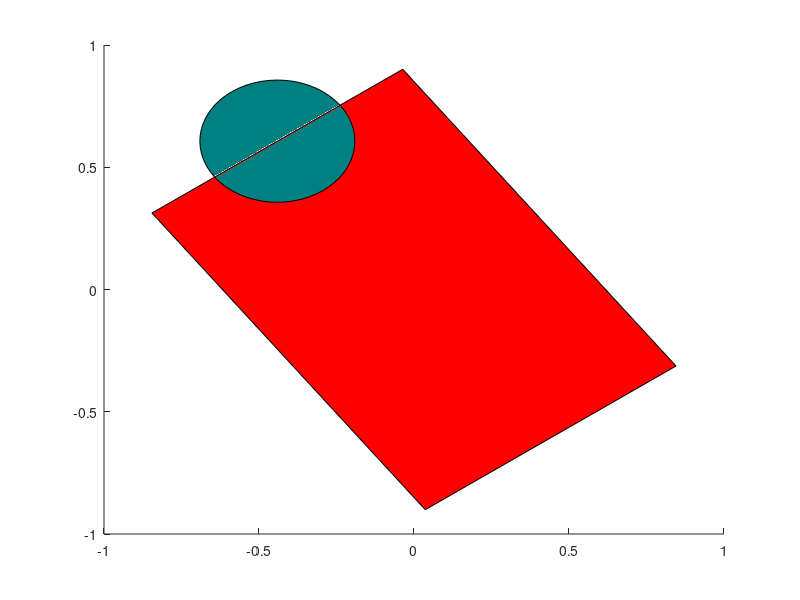

Recreate this plot in MATLAB.
% robot_init_15.m
% 2015 Robot Model Init
%
% Created August 1, 2015 - Andrew Gurik & Chris Gerth
% 

% robot config
% this is only set up for tank drive
%
% Basic robot model:
%
%             FRONT
%         |-------------|  <
%         |             |   |
%         |             |   | half height     
%         |  ^       ^  |   |      
%         |  |   O   |  |  <      
%         | LDM     RDM |         
%         |             |  
%         |             |  
%         |-------------| 
%
%                 ^--^
%                 motor width
% 
%                 ^-----^
%                 half width
%             
%                 ^ +X direction
%                 |
%              <--+
%              +Y Direction
%             
%             
%         
robot_config = ...
struct  (
        %Drivetrain config
        'gear_ratio',           [1/12, 1/8],...     % gear ratio of the drivetrain [low, high]
        'encoder_ratio',        [1/12, 1/8],...     % ratio of the gearbox from the motor to the encoder [low, high]
        'wheel_diameter',       6 * 0.0254,...      % drive wheel diameter (meters)
        'drive_motors_per_side', 2,...              % number of motors per side of drivetrain
        'motor_width',          0.45,...            % distance from robot center to left/right drive wheel sets (m)
        %Wheel-floor interactions
        'coef_fric_kin_wheel_floor_net',   200,...  % net kinetic frictional coefficent for side-to-side motion against wheel's rotational axis
        %Overall physical characteristics
        'weight',               150,...             % robot weight (pounds)
        'half_width',           0.5,...             % distance from robot center to left/right bumpers (m)
        'half_length',          0.75,...            % distance from robot center to front/back bumpers (m)
        %Mechanism config
        'mechanism_motors',     0,...               % total number of mechanism motors
        'scratch',              0
        );
		
robot_state = ...
struct  (
        'linear_accel_x',            0,... % acceleration of the robot in the x direction (m/s)
		'linear_accel_y',            0,... % acceleration of the robot in the y direction (m/s)
        'linear_accel_x_prev',       0,... % acceleration of the robot in the x direction (m/s) from the previous loop
		'linear_accel_y_prev',       0,... % acceleration of the robot in the y direction (m/s) from the previous loop
        'linear_vel_x',              0,... % velocity of the robot in the x direction (m/s)
		'linear_vel_y',              0,... % velocity of the robot in the y direction (m/s)
        'linear_vel_x_prev',         0,... % velocity of the robot in the x direction (m/s) from the previous loop
		'linear_vel_y_prev',         0,... % velocity of the robot in the y direction (m/s) from the previous loop
		'pos_x',                     0,... % position of the robot center point in x (m)
		'pos_y',                     0,... % position of the robot center point in y (m)
        'pos_x_prev',                0,... % position of the robot center point in x (m) from the previous loop
		'pos_y_prev',                0,... % position of the robot center point in y (m) from the previous loop
        'rotational_accel',          0,... % rotational acceleration about the Z axis in radians/s/s
        'rotational_accel_prev',     0,... % rotation acceleration about the Z axis in radians/s/s
        'rotational_vel',            0,... % rotation velocity about the Z axis in radians/s
        'rotational_vel_prev',       0,... % rotation velocity about the Z axis in radians/s
        'rotation',                  pi/5,... % rotation about the Z axis in radians
        'rotation_prev',             pi/5,... % rotation about the Z axis in radians
        'scratch',                   0
        );

% motor workspace
for ii = 1:2+robot_config.mechanism_motors %Left and right drive motors, plus mechanism motors
	motor(ii) = ...
	struct  (
			'speed',        0,...   % motor speed in rad/s
			'torque',       0,...   % motor torque in Nm
			'voltage',      0,...   % motor voltage in Volts
			'scratch',      0
			);
end

%% Initialize Robot Drawing
figure(1);
% draw Robot

%calculate robot drawing verticies
robot_TL_vertex = [robot_state.pos_x, robot_state.pos_y] + [-robot_config.half_width * cos(robot_state.rotation) +  -robot_config.half_length * sin(robot_state.rotation),   robot_config.half_length * cos(robot_state.rotation) + -robot_config.half_width * sin(robot_state.rotation)];
robot_TR_vertex = [robot_state.pos_x, robot_state.pos_y] + [ robot_config.half_width * cos(robot_state.rotation) +  -robot_config.half_length * sin(robot_state.rotation),   robot_config.half_length * cos(robot_state.rotation) +  robot_config.half_width * sin(robot_state.rotation)];
robot_BR_vertex = [robot_state.pos_x, robot_state.pos_y] + [ robot_config.half_width * cos(robot_state.rotation) +   robot_config.half_length * sin(robot_state.rotation),  -robot_config.half_length * cos(robot_state.rotation) +  robot_config.half_width * sin(robot_state.rotation)];
robot_BL_vertex = [robot_state.pos_x, robot_state.pos_y] + [-robot_config.half_width * cos(robot_state.rotation) +   robot_config.half_length * sin(robot_state.rotation),  -robot_config.half_length * cos(robot_state.rotation) + -robot_config.half_width * sin(robot_state.rotation)];
%Calculate a front-of-robot marker location
marker_coords = (robot_TL_vertex + robot_TR_vertex) ./ 2;
marker_radius = 0.5;
%create robot patch drawing object
robot_obj_handle= patch( [ robot_TL_vertex(1) robot_TR_vertex(1) robot_BR_vertex(1) robot_BL_vertex(1) ],[ robot_TL_vertex(2) robot_TR_vertex(2) robot_BR_vertex(2) robot_BL_vertex(2) ], 'r');
%Create marker object
robot_front_marker = rectangle("Position",[marker_coords(1)-marker_radius/2, marker_coords(2)-marker_radius/2,marker_radius,marker_radius], "Curvature", [1 1], "FaceColor",[0 .5 .5]);
